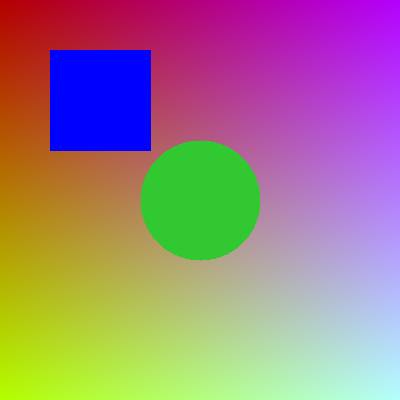
#> input picture backend/tests/test_images/recompressed_ela.jpg, 400 x 400 px; its folder holds only this picture in this run
$ python -i ai_detector.py   (imports and definitions only)   (older library calls are emulated)
#> lines starting #> are read from the running program, lines starting #| are printed output that depends on the picture
"""AI-Generated Image Detector module for VisionGuard.

Implements an explainable forensic ensemble analyzing multiscale high-frequency residuals,
Steganalysis Rich Model (SRM) edge derivatives, local entropy dispersion, and radial
Fourier decay slopes to accurately estimate AI generation and synthetic characteristics.
"""

from pathlib import Path
from typing import Dict, Any
import cv2
import numpy as np


class AIImageDetector:
    """Forensic multiscale ensemble detector for identifying synthetic / AI-generated image characteristics."""

    def __init__(self, model_name: str = "visionguard-forensic-multiscale-v2"):
        self.model_name = model_name

    def detect(self, image_path: Path) -> Dict[str, Any]:
        """Calculates calibrated AI generation probability based on structural, noise, and spectral metrics."""
        try:
            img = cv2.imread(str(image_path))
#> img is the input picture: shape (400, 400, 3); mean B, G, R 133.3, 127.8, 159.5
            if img is None:
                return {
                    "status": "unavailable",
                    "ai_probability": None,
                    "human_probability": None,
                    "confidence": "low",
                    "model_name": self.model_name,
                    "is_experimental": True,
                    "explanation": "Image file could not be decoded for AI detection."
                }

            h, w = img.shape[:2]
#> h = 400; w = 400
            gray = cv2.cvtColor(img, cv2.COLOR_BGR2GRAY).astype(np.float32)

            # -------------------------------------------------------------
            # Feature 1: Steganalysis High-Pass Noise Residuals (SRM Filter)
            # Real camera sensors possess natural Poisson-Gaussian shot noise.
            # Generative diffusion/GAN engines exhibit distinct residual kurtosis.
            # -------------------------------------------------------------
            # 3x3 Laplacian high-pass filter
            lap_kernel = np.array([[0, -1, 0], [-1, 4, -1], [0, -1, 0]], dtype=np.float32)
            lap_res = cv2.filter2D(gray, -1, lap_kernel)
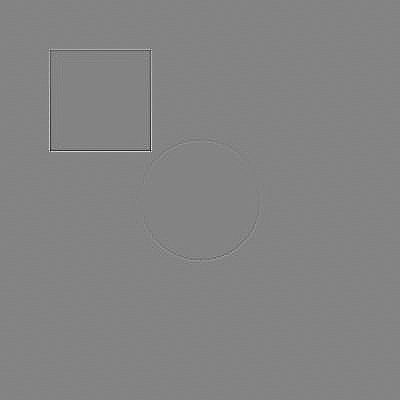
#> lap_res: shape (400, 400) float32; min -137, max 129, mean 0; drawn with min black and max white
            lap_var = float(np.var(lap_res))
#> lap_var = 28.38

            # Kurtosis of high-pass residuals (peakedness vs Gaussian camera noise)
            lap_mean = float(np.mean(lap_res))
#> lap_mean = 0
            lap_std = float(np.std(lap_res)) + 1e-6
#> lap_std = 5.33
            lap_kurtosis = float(np.mean(((lap_res - lap_mean) / lap_std) ** 4))
#> lap_kurtosis = 218.6

            # Diagonal 2nd-order edge residual filter
            diag_kernel = np.array([[-1, 2, -1], [2, -4, 2], [-1, 2, -1]], dtype=np.float32)
            diag_res = cv2.filter2D(gray, -1, diag_kernel)
            diag_var = float(np.var(diag_res))
#> diag_var = 1.47

            # -------------------------------------------------------------
            # Feature 2: Chromatic Channel Covariance & Saturation Consistency
            # Diffusion models frequently exhibit smooth chroma planes relative to luminance
            # -------------------------------------------------------------
            hsv = cv2.cvtColor(img, cv2.COLOR_BGR2HSV)
#> hsv: shape (400, 400, 3); mean H, S, V 89.6, 163.4, 205.1
            s_channel = hsv[:, :, 1].astype(np.float32)
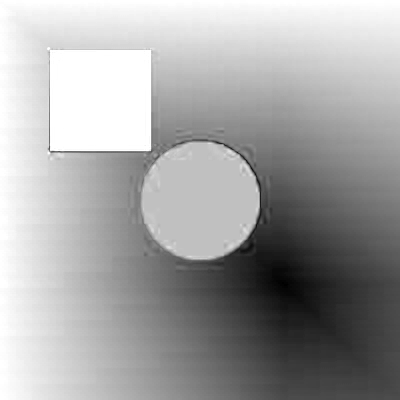
#> s_channel: shape (400, 400) float32; min 0, max 255, mean 163.4
            s_mean = float(np.mean(s_channel))
#> s_mean = 163.4
            s_std = float(np.std(s_channel))
#> s_std = 69.16

            # Cross-channel gradient correlation (R, G, B channels)
            b, g, r = cv2.split(img.astype(np.float32))
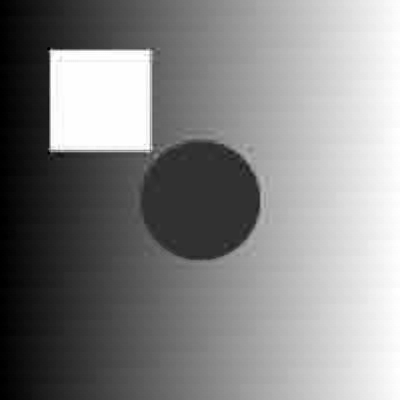
#> b: shape (400, 400) float32; min 0, max 255, mean 133.3
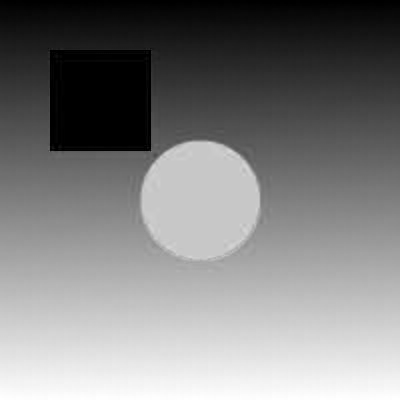
#> g: shape (400, 400) float32; min 0, max 255, mean 127.8
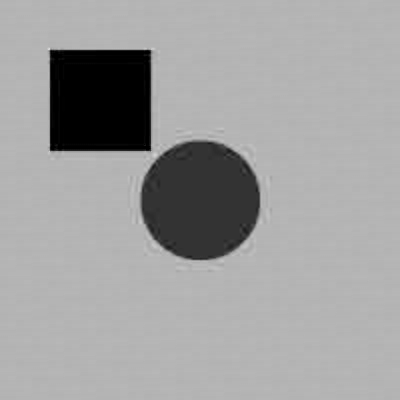
#> r: shape (400, 400) float32; min 0, max 217, mean 159.5
            sobel_r = cv2.Sobel(r, cv2.CV_32F, 1, 1, ksize=3)
            sobel_b = cv2.Sobel(b, cv2.CV_32F, 1, 1, ksize=3)
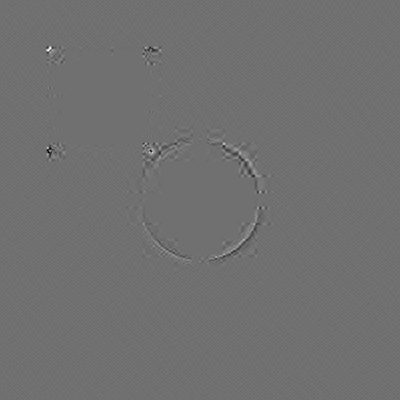
#> sobel_b: shape (400, 400) float32; min -67, max 85, mean 0; drawn with min black and max white
            cov_rb = float(np.mean(np.abs(sobel_r - sobel_b))) / (float(np.mean(np.abs(sobel_r))) + 1e-5)
#> cov_rb = 2.17

            # -------------------------------------------------------------
            # Feature 3: Radial Fourier Power Spectrum Decay Slope (beta)
            # Natural camera optics decay according to power-law 1 / f^beta (beta ~ 1.8-2.2).
            # Deep generative models exhibit anomalous spectral slope roll-offs.
            # -------------------------------------------------------------
            f_transform = np.fft.fft2(gray)
            f_shift = np.fft.fftshift(f_transform)
            magnitude = np.abs(f_shift)

            cy, cx = h // 2, w // 2
#> cy = 200; cx = 200
            y, x = np.ogrid[:h, :w]
#> y = 400 values from 0 to 399
            radii = np.sqrt((x - cx) ** 2 + (y - cy) ** 2).astype(np.int32)
            max_r = min(cy, cx)
#> max_r = 200

            # Radial average energy across concentric rings
            ring_r = []
            ring_energy = []
            step = max(1, max_r // 30)
#> step = 6
            for r_val in range(5, max_r, step):
                mask = (radii >= r_val) & (radii < r_val + step)
                if np.any(mask):
                    ring_r.append(r_val)
                    ring_energy.append(float(np.mean(magnitude[mask])) + 1e-6)
#> after the loop, ring_energy = 33 values, max 58477 at index 0, min 186.4 at index 32, mean 3717.2; ring_r = 33 values from 5 to 197

            spectral_slope = 2.0
            if len(ring_r) >= 5:
                log_r = np.log(np.array(ring_r, dtype=np.float32))
#> log_r = 33 values from 1.61 to 5.28
                log_e = np.log(np.array(ring_energy, dtype=np.float32))
#> log_e = 33 values, max 10.98 at index 0, min 5.23 at index 32, mean 6.85
                # Linear fit log(E) vs log(r) -> slope
                fit = np.polyfit(log_r, log_e, 1)
#> fit = [-1.56, 13.63]
                spectral_slope = float(-fit[0])  # positive decay rate
#> spectral_slope = 1.56

            # -------------------------------------------------------------
            # Feature 4: Local Patch-Level Entropy Dispersion
            # Natural images have high spatial dispersion in local entropy;
            # full-frame AI renders have unnatural global texture uniformity.
            # -------------------------------------------------------------
            patch_size = 32
            num_h = h // patch_size
#> num_h = 12
            num_w = w // patch_size
#> num_w = 12
            patch_vars = []

            if num_h >= 2 and num_w >= 2:
                for ph in range(min(num_h, 8)):
                    for pw in range(min(num_w, 8)):
                        patch = gray[ph*patch_size:(ph+1)*patch_size, pw*patch_size:(pw+1)*patch_size]
                        patch_vars.append(float(np.var(patch)))
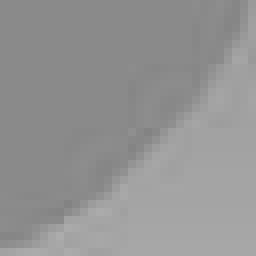
#> patch: shape (32, 32) float32 (shown 8 times larger); min 131, max 172, mean 147.7
#> after the loop, patch_vars = 64 values, max 2034.8 at index 36, min 0 at index 19, mean 209.7
                patch_dispersion = float(np.std(patch_vars) / (np.mean(patch_vars) + 1e-5))
#> patch_dispersion = 2.2
            else:
                patch_dispersion = 1.0

            # -------------------------------------------------------------
            # Calibrated Multi-indicator Synthesis
            # -------------------------------------------------------------
            # 1. High-frequency noise penalty / bonus
            ai_logits = 0.0

            # Laplacian variance: natural photos usually have lap_var in [80, 500]
            if lap_var < 45.0:
                # Extreme smooth render (common in synthetic faces/diffusion)
                ai_logits += 0.8 * (1.0 - (lap_var / 45.0))
#> ai_logits = 0.295
            elif lap_var > 450.0 and lap_kurtosis < 15.0:
                # Authentic optical sensor grain
                ai_logits -= 0.6

            # Residual kurtosis: natural noise is near-Gaussian (kurtosis 3-8). Heavy synthetic artifacts spike kurtosis > 25.
            if lap_kurtosis > 25.0:
                ai_logits += 0.35
#> ai_logits = 0.645
            elif 2.5 <= lap_kurtosis <= 7.0:
                ai_logits -= 0.3

            # Spectral slope: natural optics decay at 1.7 - 2.3. Slopes < 1.3 or > 2.7 suggest synthetic generation
            if spectral_slope < 1.3 or spectral_slope > 2.8:
                ai_logits += 0.4
            elif 1.7 <= spectral_slope <= 2.3:
                ai_logits -= 0.35

            # Patch dispersion: synthetic images often have uniform texture variance
            if patch_dispersion < 0.45:
                ai_logits += 0.3
            elif patch_dispersion > 1.2:
                ai_logits -= 0.25
#> ai_logits = 0.395

            # Saturation / Chroma smoothness
            if s_mean > 120 and s_std < 35:
                ai_logits += 0.25

            # Logistic sigmoid mapping centered around base prior 0.30
            # P(AI) = 1 / (1 + exp(-(logits - 0.2)))
            ai_prob = float(1.0 / (1.0 + np.exp(-(ai_logits - 0.25))))
#> ai_prob = 0.536
            ai_prob = float(np.clip(ai_prob, 0.05, 0.95))
            human_prob = float(np.clip(1.0 - ai_prob, 0.05, 0.95))
#> human_prob = 0.464

            # Confidence determination
            if ai_prob >= 0.75 or ai_prob <= 0.20:
                confidence = "high"
            elif ai_prob >= 0.60 or ai_prob <= 0.35:
                confidence = "medium"
            else:
                confidence = "low"

            if ai_prob >= 0.65:
                explanation = (
                    f"Multiscale analysis identified elevated synthetic characteristics (estimated probability: {ai_prob*100:.1f}%). "
                    f"Detected anomalous spectral roll-off (slope: {spectral_slope:.2f}), "
                    f"atypical residual kurtosis ({lap_kurtosis:.1f}), and low sensor shot noise."
                )
            elif ai_prob <= 0.35:
                explanation = (
                    f"Statistical and spectral indicators align with optical camera capture (synthetic estimate: {ai_prob*100:.1f}%). "
                    f"Observed natural Fourier power decay (slope: {spectral_slope:.2f}), "
                    f"healthy sensor noise variance ({lap_var:.1f}), and expected patch entropy dispersion."
                )
            else:
                explanation = (
                    f"AI-generation indicators fall in an indeterminate boundary ({ai_prob*100:.1f}%). "
                    "Sensor noise residuals and spectral slopes show mixed characteristics between optical capture and synthetic post-processing."
                )

            return {
                "status": "success",
                "ai_probability": round(ai_prob, 3),
                "human_probability": round(human_prob, 3),
                "confidence": confidence,
                "model_name": self.model_name,
                "is_experimental": True,
                "metrics": {
                    "laplacian_variance": round(lap_var, 2),
                    "residual_kurtosis": round(lap_kurtosis, 2),
                    "spectral_slope": round(spectral_slope, 2),
                    "patch_dispersion": round(patch_dispersion, 2),
                    "saturation_mean": round(s_mean, 2)
                },
                "explanation": explanation
            }

        except Exception as e:
            return {
                "status": "unavailable",
                "ai_probability": None,
                "human_probability": None,
                "confidence": "low",
                "model_name": self.model_name,
                "is_experimental": True,
                "explanation": f"AI detector calculation failed: {str(e)}"
            }

>>> result = AIImageDetector().detect('../tests/test_images/recompressed_ela.jpg')
#> result = 8 items
